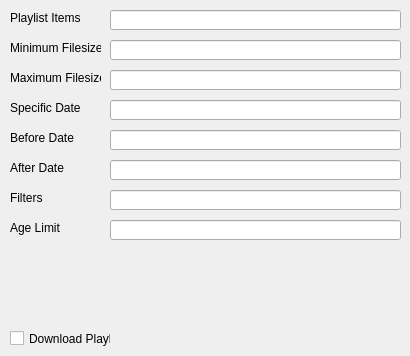
    <widget class="QWidget" name="video_tab">
     <attribute name="title">
      <string>Video</string>
     </attribute>
     <widget class="QLineEdit" name="playlist_items_input">
      <property name="geometry">
       <rect>
        <x>110</x>
        <y>10</y>
        <width>291</width>
        <height>20</height>
       </rect>
      </property>
     </widget>
     <widget class="QLineEdit" name="minimum_filesize_input">
      <property name="geometry">
       <rect>
        <x>110</x>
        <y>40</y>
        <width>291</width>
        <height>20</height>
       </rect>
      </property>
     </widget>
     <widget class="QLineEdit" name="maximum_filesize_input">
      <property name="geometry">
       <rect>
        <x>110</x>
        <y>70</y>
        <width>291</width>
        <height>20</height>
       </rect>
      </property>
     </widget>
     <widget class="QLineEdit" name="specific_date_input">
      <property name="geometry">
       <rect>
        <x>110</x>
        <y>100</y>
        <width>291</width>
        <height>20</height>
       </rect>
      </property>
     </widget>
     <widget class="QLineEdit" name="before_date_input">
      <property name="geometry">
       <rect>
        <x>110</x>
        <y>130</y>
        <width>291</width>
        <height>20</height>
       </rect>
      </property>
     </widget>
     <widget class="QLineEdit" name="after_date_input">
      <property name="geometry">
       <rect>
        <x>110</x>
        <y>160</y>
        <width>291</width>
        <height>20</height>
       </rect>
      </property>
     </widget>
     <widget class="QLabel" name="playlist_items_label">
      <property name="geometry">
       <rect>
        <x>10</x>
        <y>10</y>
        <width>71</width>
        <height>16</height>
       </rect>
      </property>
      <property name="toolTip">
       <string>&lt;html&gt;&lt;head/&gt;&lt;body&gt;&lt;p&gt;&lt;span style=&quot; font-family:'ui-monospace','SFMono-Regular','SF Mono','Menlo','Consolas','Liberation Mono','monospace'; color:#c9d1d9; background-color:transparent;&quot;&gt;Comma separated playlist_index of the videos to download. You can specify a range using &amp;quot;[START]:[STOP][:STEP]&amp;quot;. For backward compatibility, START-STOP is also supported. Use negative indices to count from the right and negative STEP to download in reverse order. Eg: &amp;quot;-I 1:3,7,-5::2&amp;quot; used on a playlist of size 15 will download the videos at index 1,2,3,7,11,13,15&lt;/span&gt;&lt;/p&gt;&lt;/body&gt;&lt;/html&gt;</string>
      </property>
      <property name="whatsThis">
       <string>&lt;html&gt;&lt;head/&gt;&lt;body&gt;&lt;p&gt;&lt;span style=&quot; font-family:'ui-monospace','SFMono-Regular','SF Mono','Menlo','Consolas','Liberation Mono','monospace'; color:#c9d1d9; background-color:transparent;&quot;&gt;Comma separated playlist_index of the videos to download. You can specify a range using &amp;quot;[START]:[STOP][:STEP]&amp;quot;. For backward compatibility, START-STOP is also supported. Use negative indices to count from the right and negative STEP to download in reverse order. Eg: &amp;quot;-I 1:3,7,-5::2&amp;quot; used on a playlist of size 15 will download the videos at index 1,2,3,7,11,13,15&lt;/span&gt;&lt;/p&gt;&lt;/body&gt;&lt;/html&gt;</string>
      </property>
      <property name="text">
       <string>Playlist Items</string>
      </property>
     </widget>
     <widget class="QLabel" name="minimum_filesize_label">
      <property name="geometry">
       <rect>
        <x>10</x>
        <y>40</y>
        <width>91</width>
        <height>16</height>
       </rect>
      </property>
      <property name="toolTip">
       <string>&lt;html&gt;&lt;head/&gt;&lt;body&gt;&lt;pre style=&quot; margin-top:0px; margin-bottom:0px; margin-left:0px; margin-right:0px; -qt-block-indent:0; text-indent:0px; line-height:145%;&quot;&gt;&lt;span style=&quot; font-family:'ui-monospace','SFMono-Regular','SF Mono','Menlo','Consolas','Liberation Mono','monospace'; color:#c9d1d9; background-color:transparent;&quot;&gt;Do not download any videos smaller than SIZE (e.g. 50k or 44.6m)&lt;/span&gt;&lt;/pre&gt;&lt;/body&gt;&lt;/html&gt;</string>
      </property>
      <property name="whatsThis">
       <string>&lt;html&gt;&lt;head/&gt;&lt;body&gt;&lt;p&gt;&lt;span style=&quot; font-family:'ui-monospace','SFMono-Regular','SF Mono','Menlo','Consolas','Liberation Mono','monospace'; color:#c9d1d9; background-color:transparent;&quot;&gt;Do not download any videos smaller than SIZE (e.g. 50k or 44.6m)&lt;/span&gt;&lt;/p&gt;&lt;/body&gt;&lt;/html&gt;</string>
      </property>
      <property name="text">
       <string>Minimum Filesize</string>
      </property>
     </widget>
     <widget class="QLabel" name="maximum_filesize_label">
      <property name="geometry">
       <rect>
        <x>10</x>
        <y>70</y>
        <width>91</width>
        <height>16</height>
       </rect>
      </property>
      <property name="toolTip">
       <string>&lt;html&gt;&lt;head/&gt;&lt;body&gt;&lt;pre style=&quot; margin-top:0px; margin-bottom:0px; margin-left:0px; margin-right:0px; -qt-block-indent:0; text-indent:0px; line-height:145%;&quot;&gt;&lt;span style=&quot; font-family:'ui-monospace','SFMono-Regular','SF Mono','Menlo','Consolas','Liberation Mono','monospace'; color:#c9d1d9; background-color:transparent;&quot;&gt;Do not download any videos larger than SIZE (e.g. 50k or 44.6m)&lt;/span&gt;&lt;/pre&gt;&lt;/body&gt;&lt;/html&gt;</string>
      </property>
      <property name="whatsThis">
       <string>&lt;html&gt;&lt;head/&gt;&lt;body&gt;&lt;pre style=&quot; margin-top:0px; margin-bottom:0px; margin-left:0px; margin-right:0px; -qt-block-indent:0; text-indent:0px; line-height:145%;&quot;&gt;&lt;span style=&quot; font-family:'ui-monospace','SFMono-Regular','SF Mono','Menlo','Consolas','Liberation Mono','monospace'; color:#c9d1d9; background-color:transparent;&quot;&gt;Do not download any videos larger than SIZE (e.g. 50k or 44.6m)&lt;/span&gt;&lt;/pre&gt;&lt;/body&gt;&lt;/html&gt;</string>
      </property>
      <property name="text">
       <string>Maximum Filesize</string>
      </property>
     </widget>
     <widget class="QLabel" name="specific_date_label">
      <property name="geometry">
       <rect>
        <x>10</x>
        <y>100</y>
        <width>71</width>
        <height>16</height>
       </rect>
      </property>
      <property name="toolTip">
       <string>&lt;html&gt;&lt;head/&gt;&lt;body&gt;&lt;p&gt;&lt;span style=&quot; font-family:'ui-monospace','SFMono-Regular','SF Mono','Menlo','Consolas','Liberation Mono','monospace'; color:#c9d1d9; background-color:transparent;&quot;&gt;Download only videos uploaded on this date. The date can be &amp;quot;YYYYMMDD&amp;quot; or in the format  [now|today|yesterday][-N[day|week|month|year]]. Eg: --date today-2weeks&lt;/span&gt;&lt;/p&gt;&lt;/body&gt;&lt;/html&gt;</string>
      </property>
      <property name="whatsThis">
       <string>&lt;html&gt;&lt;head/&gt;&lt;body&gt;&lt;p&gt;&lt;span style=&quot; font-family:'ui-monospace','SFMono-Regular','SF Mono','Menlo','Consolas','Liberation Mono','monospace'; color:#c9d1d9; background-color:transparent;&quot;&gt;Download only videos uploaded on this date. The date can be &amp;quot;YYYYMMDD&amp;quot; or in the format  [now|today|yesterday][-N[day|week|month|year]]. Eg: --date today-2weeks&lt;/span&gt;&lt;/p&gt;&lt;/body&gt;&lt;/html&gt;</string>
      </property>
      <property name="text">
       <string>Specific Date </string>
      </property>
     </widget>
     <widget class="QLabel" name="before_date_label">
      <property name="geometry">
       <rect>
        <x>10</x>
        <y>130</y>
        <width>71</width>
        <height>16</height>
       </rect>
      </property>
      <property name="toolTip">
       <string>&lt;html&gt;&lt;head/&gt;&lt;body&gt;&lt;p&gt;&lt;span style=&quot; font-family:'ui-monospace','SFMono-Regular','SF Mono','Menlo','Consolas','Liberation Mono','monospace'; color:#c9d1d9; background-color:transparent;&quot;&gt;Download only videos uploaded on or before this date. The date formats accepted is the same as &amp;quot;Specific Date&amp;quot;&lt;/span&gt;&lt;/p&gt;&lt;/body&gt;&lt;/html&gt;</string>
      </property>
      <property name="whatsThis">
       <string>&lt;html&gt;&lt;head/&gt;&lt;body&gt;&lt;p&gt;&lt;span style=&quot; font-family:'ui-monospace','SFMono-Regular','SF Mono','Menlo','Consolas','Liberation Mono','monospace'; color:#c9d1d9; background-color:transparent;&quot;&gt;Download only videos uploaded on or before this date. The date formats accepted is the same as &amp;quot;Specific Date&amp;quot;&lt;/span&gt;&lt;/p&gt;&lt;/body&gt;&lt;/html&gt;</string>
      </property>
      <property name="text">
       <string>Before Date</string>
      </property>
     </widget>
     <widget class="QLabel" name="after_date_label">
      <property name="geometry">
       <rect>
        <x>10</x>
        <y>160</y>
        <width>71</width>
        <height>16</height>
       </rect>
      </property>
      <property name="toolTip">
       <string>&lt;html&gt;&lt;head/&gt;&lt;body&gt;&lt;p&gt;&lt;span style=&quot; font-family:'ui-monospace','SFMono-Regular','SF Mono','Menlo','Consolas','Liberation Mono','monospace'; color:#c9d1d9; background-color:transparent;&quot;&gt;Download only videos uploaded on or after this date. The date formats accepted is the same as &amp;quot;Specific Date&amp;quot;&lt;/span&gt;&lt;/p&gt;&lt;/body&gt;&lt;/html&gt;</string>
      </property>
      <property name="whatsThis">
       <string>&lt;html&gt;&lt;head/&gt;&lt;body&gt;&lt;p&gt;&lt;span style=&quot; font-family:'ui-monospace','SFMono-Regular','SF Mono','Menlo','Consolas','Liberation Mono','monospace'; color:#c9d1d9; background-color:transparent;&quot;&gt;Download only videos uploaded on or after this date. The date formats accepted is the same as &amp;quot;Specific Date&amp;quot;&lt;/span&gt;&lt;/p&gt;&lt;/body&gt;&lt;/html&gt;</string>
      </property>
      <property name="text">
       <string>After Date</string>
      </property>
     </widget>
     <widget class="QLabel" name="filters_label">
      <property name="geometry">
       <rect>
        <x>10</x>
        <y>190</y>
        <width>71</width>
        <height>16</height>
       </rect>
      </property>
      <property name="toolTip">
       <string>&lt;html&gt;&lt;head/&gt;&lt;body&gt;&lt;pre style=&quot; margin-top:0px; margin-bottom:0px; margin-left:0px; margin-right:0px; -qt-block-indent:0; text-indent:0px; line-height:145%;&quot;&gt;&lt;span style=&quot; font-family:'ui-monospace','SFMono-Regular','SF Mono','Menlo','Consolas','Liberation Mono','monospace'; color:#c9d1d9; background-color:transparent;&quot;&gt;Generic video filter. Any &amp;quot;OUTPUT TEMPLATE&amp;quot;&lt;/span&gt;&lt;/pre&gt;&lt;pre style=&quot; margin-top:0px; margin-bottom:0px; margin-left:0px; margin-right:0px; -qt-block-indent:0; text-indent:0px; line-height:145%;&quot;&gt;&lt;span style=&quot; font-family:'ui-monospace','SFMono-Regular','SF Mono','Menlo','Consolas','Liberation Mono','monospace'; color:#c9d1d9; background-color:transparent;&quot;&gt;                                field can be compared with a number or a&lt;/span&gt;&lt;/pre&gt;&lt;pre style=&quot; margin-top:0px; margin-bottom:0px; margin-left:0px; margin-right:0px; -qt-block-indent:0; text-indent:0px; line-height:145%;&quot;&gt;&lt;span style=&quot; font-family:'ui-monospace','SFMono-Regular','SF Mono','Menlo','Consolas','Liberation Mono','monospace'; color:#c9d1d9; background-color:transparent;&quot;&gt;                                string using the operators defined in&lt;/span&gt;&lt;/pre&gt;&lt;pre style=&quot; margin-top:0px; margin-bottom:0px; margin-left:0px; margin-right:0px; -qt-block-indent:0; text-indent:0px; line-height:145%;&quot;&gt;&lt;span style=&quot; font-family:'ui-monospace','SFMono-Regular','SF Mono','Menlo','Consolas','Liberation Mono','monospace'; color:#c9d1d9; background-color:transparent;&quot;&gt;                                &amp;quot;Filtering formats&amp;quot;. You can also simply&lt;/span&gt;&lt;/pre&gt;&lt;pre style=&quot; margin-top:0px; margin-bottom:0px; margin-left:0px; margin-right:0px; -qt-block-indent:0; text-indent:0px; line-height:145%;&quot;&gt;&lt;span style=&quot; font-family:'ui-monospace','SFMono-Regular','SF Mono','Menlo','Consolas','Liberation Mono','monospace'; color:#c9d1d9; background-color:transparent;&quot;&gt;                                specify a field to match if the field is&lt;/span&gt;&lt;/pre&gt;&lt;pre style=&quot; margin-top:0px; margin-bottom:0px; margin-left:0px; margin-right:0px; -qt-block-indent:0; text-indent:0px; line-height:145%;&quot;&gt;&lt;span style=&quot; font-family:'ui-monospace','SFMono-Regular','SF Mono','Menlo','Consolas','Liberation Mono','monospace'; color:#c9d1d9; background-color:transparent;&quot;&gt;                                present, use &amp;quot;!field&amp;quot; to check if the field&lt;/span&gt;&lt;/pre&gt;&lt;pre style=&quot; margin-top:0px; margin-bottom:0px; margin-left:0px; margin-right:0px; -qt-block-indent:0; text-indent:0px; line-height:145%;&quot;&gt;&lt;span style=&quot; font-family:'ui-monospace','SFMono-Regular','SF Mono','Menlo','Consolas','Liberation Mono','monospace'; color:#c9d1d9; background-color:transparent;&quot;&gt;                                is not present, and &amp;quot;&amp;amp;&amp;quot; to check multiple&lt;/span&gt;&lt;/pre&gt;&lt;pre style=&quot; margin-top:0px; margin-bottom:0px; margin-left:0px; margin-right:0px; -qt-block-indent:0; text-indent:0px; line-height:145%;&quot;&gt;&lt;span style=&quot; font-family:'ui-monospace','SFMono-Regular','SF Mono','Menlo','Consolas','Liberation Mono','monospace'; color:#c9d1d9; background-color:transparent;&quot;&gt;                                conditions. Use a &amp;quot;\&amp;quot; to escape &amp;quot;&amp;amp;&amp;quot; or&lt;/span&gt;&lt;/pre&gt;&lt;pre style=&quot; margin-top:0px; margin-bottom:0px; margin-left:0px; margin-right:0px; -qt-block-indent:0; text-indent:0px; line-height:145%;&quot;&gt;&lt;span style=&quot; font-family:'ui-monospace','SFMono-Regular','SF Mono','Menlo','Consolas','Liberation Mono','monospace'; color:#c9d1d9; background-color:transparent;&quot;&gt;                                quotes if needed. If used multiple times,&lt;/span&gt;&lt;/pre&gt;&lt;pre style=&quot; margin-top:0px; margin-bottom:0px; margin-left:0px; margin-right:0px; -qt-block-indent:0; text-indent:0px; line-height:145%;&quot;&gt;&lt;span style=&quot; font-family:'ui-monospace','SFMono-Regular','SF Mono','Menlo','Consolas','Liberation Mono','monospace'; color:#c9d1d9; background-color:transparent;&quot;&gt;                                the filter matches if atleast one of the&lt;/span&gt;&lt;/pre&gt;&lt;pre style=&quot; margin-top:0px; margin-bottom:0px; margin-left:0px; margin-right:0px; -qt-block-indent:0; text-indent:0px; line-height:145%;&quot;&gt;&lt;span style=&quot; font-family:'ui-monospace','SFMono-Regular','SF Mono','Menlo','Consolas','Liberation Mono','monospace'; color:#c9d1d9; background-color:transparent;&quot;&gt;                                conditions are met. Eg: --match-filter&lt;/span&gt;&lt;/pre&gt;&lt;pre style=&quot; margin-top:0px; margin-bottom:0px; margin-left:0px; margin-right:0px; -qt-block-indent:0; text-indent:0px; line-height:145%;&quot;&gt;&lt;span style=&quot; font-family:'ui-monospace','SFMono-Regular','SF Mono','Menlo','Consolas','Liberation Mono','monospace'; color:#c9d1d9; background-color:transparent;&quot;&gt;                                !is_live --match-filter &amp;quot;like_count&amp;gt;?100 &amp;amp;&lt;/span&gt;&lt;/pre&gt;&lt;pre style=&quot; margin-top:0px; margin-bottom:0px; margin-left:0px; margin-right:0px; -qt-block-indent:0; text-indent:0px; line-height:145%;&quot;&gt;&lt;span style=&quot; font-family:'ui-monospace','SFMono-Regular','SF Mono','Menlo','Consolas','Liberation Mono','monospace'; color:#c9d1d9; background-color:transparent;&quot;&gt;                                description~='(?i)\bcats \&amp;amp; dogs\b'&amp;quot; matches&lt;/span&gt;&lt;/pre&gt;&lt;pre style=&quot; margin-top:0px; margin-bottom:0px; margin-left:0px; margin-right:0px; -qt-block-indent:0; text-indent:0px; line-height:145%;&quot;&gt;&lt;span style=&quot; font-family:'ui-monospace','SFMono-Regular','SF Mono','Menlo','Consolas','Liberation Mono','monospace'; color:#c9d1d9; background-color:transparent;&quot;&gt;                                only videos that are not live OR those that&lt;/span&gt;&lt;/pre&gt;&lt;pre style=&quot; margin-top:0px; margin-bottom:0px; margin-left:0px; margin-right:0px; -qt-block-indent:0; text-indent:0px; line-height:145%;&quot;&gt;&lt;span style=&quot; font-family:'ui-monospace','SFMono-Regular','SF Mono','Menlo','Consolas','Liberation Mono','monospace'; color:#c9d1d9; background-color:transparent;&quot;&gt;                                have a like count more than 100 (or the like&lt;/span&gt;&lt;/pre&gt;&lt;pre style=&quot; margin-top:0px; margin-bottom:0px; margin-left:0px; margin-right:0px; -qt-block-indent:0; text-indent:0px; line-height:145%;&quot;&gt;&lt;span style=&quot; font-family:'ui-monospace','SFMono-Regular','SF Mono','Menlo','Consolas','Liberation Mono','monospace'; color:#c9d1d9; background-color:transparent;&quot;&gt;                                field is not available) and also has a&lt;/span&gt;&lt;/pre&gt;&lt;pre style=&quot; margin-top:0px; margin-bottom:0px; margin-left:0px; margin-right:0px; -qt-block-indent:0; text-indent:0px; line-height:145%;&quot;&gt;&lt;span style=&quot; font-family:'ui-monospace','SFMono-Regular','SF Mono','Menlo','Consolas','Liberation Mono','monospace'; color:#c9d1d9; background-color:transparent;&quot;&gt;                                description that contains the phrase &amp;quot;cats &amp;amp;&lt;/span&gt;&lt;/pre&gt;&lt;pre style=&quot; margin-top:0px; margin-bottom:0px; margin-left:0px; margin-right:0px; -qt-block-indent:0; text-indent:0px; line-height:145%;&quot;&gt;&lt;span style=&quot; font-family:'ui-monospace','SFMono-Regular','SF Mono','Menlo','Consolas','Liberation Mono','monospace'; color:#c9d1d9; background-color:transparent;&quot;&gt;                                dogs&amp;quot; (caseless). Use &amp;quot;--match-filter -&amp;quot; to&lt;/span&gt;&lt;/pre&gt;&lt;pre style=&quot; margin-top:0px; margin-bottom:0px; margin-left:0px; margin-right:0px; -qt-block-indent:0; text-indent:0px; line-height:145%;&quot;&gt;&lt;span style=&quot; font-family:'ui-monospace','SFMono-Regular','SF Mono','Menlo','Consolas','Liberation Mono','monospace'; color:#c9d1d9; background-color:transparent;&quot;&gt;                                interactively ask whether to download each&lt;/span&gt;&lt;/pre&gt;&lt;pre style=&quot; margin-top:0px; margin-bottom:16px; margin-left:0px; margin-right:0px; -qt-block-indent:0; text-indent:0px; line-height:145%;&quot;&gt;&lt;span style=&quot; font-family:'ui-monospace','SFMono-Regular','SF Mono','Menlo','Consolas','Liberation Mono','monospace'; color:#c9d1d9; background-color:transparent;&quot;&gt;                                video&lt;/span&gt;&lt;/pre&gt;&lt;/body&gt;&lt;/html&gt;</string>
      </property>
      <property name="whatsThis">
       <string>&lt;html&gt;&lt;head/&gt;&lt;body&gt;&lt;p&gt;&lt;span style=&quot; font-family:'ui-monospace','SFMono-Regular','SF Mono','Menlo','Consolas','Liberation Mono','monospace'; color:#c9d1d9; background-color:transparent;&quot;&gt;Generic video filter. Any &amp;quot;OUTPUT TEMPLATE&amp;quot;&lt;/span&gt;&lt;/p&gt;&lt;pre style=&quot; margin-top:0px; margin-bottom:0px; margin-left:0px; margin-right:0px; -qt-block-indent:0; text-indent:0px; line-height:145%;&quot;&gt;&lt;span style=&quot; font-family:'ui-monospace','SFMono-Regular','SF Mono','Menlo','Consolas','Liberation Mono','monospace'; color:#c9d1d9; background-color:transparent;&quot;&gt;                                field can be compared with a number or a&lt;/span&gt;&lt;/pre&gt;&lt;pre style=&quot; margin-top:0px; margin-bottom:0px; margin-left:0px; margin-right:0px; -qt-block-indent:0; text-indent:0px; line-height:145%;&quot;&gt;&lt;span style=&quot; font-family:'ui-monospace','SFMono-Regular','SF Mono','Menlo','Consolas','Liberation Mono','monospace'; color:#c9d1d9; background-color:transparent;&quot;&gt;                                string using the operators defined in&lt;/span&gt;&lt;/pre&gt;&lt;pre style=&quot; margin-top:0px; margin-bottom:0px; margin-left:0px; margin-right:0px; -qt-block-indent:0; text-indent:0px; line-height:145%;&quot;&gt;&lt;span style=&quot; font-family:'ui-monospace','SFMono-Regular','SF Mono','Menlo','Consolas','Liberation Mono','monospace'; color:#c9d1d9; background-color:transparent;&quot;&gt;                                &amp;quot;Filtering formats&amp;quot;. You can also simply&lt;/span&gt;&lt;/pre&gt;&lt;pre style=&quot; margin-top:0px; margin-bottom:0px; margin-left:0px; margin-right:0px; -qt-block-indent:0; text-indent:0px; line-height:145%;&quot;&gt;&lt;span style=&quot; font-family:'ui-monospace','SFMono-Regular','SF Mono','Menlo','Consolas','Liberation Mono','monospace'; color:#c9d1d9; background-color:transparent;&quot;&gt;                                specify a field to match if the field is&lt;/span&gt;&lt;/pre&gt;&lt;pre style=&quot; margin-top:0px; margin-bottom:0px; margin-left:0px; margin-right:0px; -qt-block-indent:0; text-indent:0px; line-height:145%;&quot;&gt;&lt;span style=&quot; font-family:'ui-monospace','SFMono-Regular','SF Mono','Menlo','Consolas','Liberation Mono','monospace'; color:#c9d1d9; background-color:transparent;&quot;&gt;                                present, use &amp;quot;!field&amp;quot; to check if the field&lt;/span&gt;&lt;/pre&gt;&lt;pre style=&quot; margin-top:0px; margin-bottom:0px; margin-left:0px; margin-right:0px; -qt-block-indent:0; text-indent:0px; line-height:145%;&quot;&gt;&lt;span style=&quot; font-family:'ui-monospace','SFMono-Regular','SF Mono','Menlo','Consolas','Liberation Mono','monospace'; color:#c9d1d9; background-color:transparent;&quot;&gt;                                is not present, and &amp;quot;&amp;amp;&amp;quot; to check multiple&lt;/span&gt;&lt;/pre&gt;&lt;pre style=&quot; margin-top:0px; margin-bottom:0px; margin-left:0px; margin-right:0px; -qt-block-indent:0; text-indent:0px; line-height:145%;&quot;&gt;&lt;span style=&quot; font-family:'ui-monospace','SFMono-Regular','SF Mono','Menlo','Consolas','Liberation Mono','monospace'; color:#c9d1d9; background-color:transparent;&quot;&gt;                                conditions. Use a &amp;quot;\&amp;quot; to escape &amp;quot;&amp;amp;&amp;quot; or&lt;/span&gt;&lt;/pre&gt;&lt;pre style=&quot; margin-top:0px; margin-bottom:0px; margin-left:0px; margin-right:0px; -qt-block-indent:0; text-indent:0px; line-height:145%;&quot;&gt;&lt;span style=&quot; font-family:'ui-monospace','SFMono-Regular','SF Mono','Menlo','Consolas','Liberation Mono','monospace'; color:#c9d1d9; background-color:transparent;&quot;&gt;                                quotes if needed. If used multiple times,&lt;/span&gt;&lt;/pre&gt;&lt;pre style=&quot; margin-top:0px; margin-bottom:0px; margin-left:0px; margin-right:0px; -qt-block-indent:0; text-indent:0px; line-height:145%;&quot;&gt;&lt;span style=&quot; font-family:'ui-monospace','SFMono-Regular','SF Mono','Menlo','Consolas','Liberation Mono','monospace'; color:#c9d1d9; background-color:transparent;&quot;&gt;                                the filter matches if atleast one of the&lt;/span&gt;&lt;/pre&gt;&lt;pre style=&quot; margin-top:0px; margin-bottom:0px; margin-left:0px; margin-right:0px; -qt-block-indent:0; text-indent:0px; line-height:145%;&quot;&gt;&lt;span style=&quot; font-family:'ui-monospace','SFMono-Regular','SF Mono','Menlo','Consolas','Liberation Mono','monospace'; color:#c9d1d9; background-color:transparent;&quot;&gt;                                conditions are met. Eg: --match-filter&lt;/span&gt;&lt;/pre&gt;&lt;pre style=&quot; margin-top:0px; margin-bottom:0px; margin-left:0px; margin-right:0px; -qt-block-indent:0; text-indent:0px; line-height:145%;&quot;&gt;&lt;span style=&quot; font-family:'ui-monospace','SFMono-Regular','SF Mono','Menlo','Consolas','Liberation Mono','monospace'; color:#c9d1d9; background-color:transparent;&quot;&gt;                                !is_live --match-filter &amp;quot;like_count&amp;gt;?100 &amp;amp;&lt;/span&gt;&lt;/pre&gt;&lt;pre style=&quot; margin-top:0px; margin-bottom:0px; margin-left:0px; margin-right:0px; -qt-block-indent:0; text-indent:0px; line-height:145%;&quot;&gt;&lt;span style=&quot; font-family:'ui-monospace','SFMono-Regular','SF Mono','Menlo','Consolas','Liberation Mono','monospace'; color:#c9d1d9; background-color:transparent;&quot;&gt;                                description~='(?i)\bcats \&amp;amp; dogs\b'&amp;quot; matches&lt;/span&gt;&lt;/pre&gt;&lt;pre style=&quot; margin-top:0px; margin-bottom:0px; margin-left:0px; margin-right:0px; -qt-block-indent:0; text-indent:0px; line-height:145%;&quot;&gt;&lt;span style=&quot; font-family:'ui-monospace','SFMono-Regular','SF Mono','Menlo','Consolas','Liberation Mono','monospace'; color:#c9d1d9; background-color:transparent;&quot;&gt;                                only videos that are not live OR those that&lt;/span&gt;&lt;/pre&gt;&lt;pre style=&quot; margin-top:0px; margin-bottom:0px; margin-left:0px; margin-right:0px; -qt-block-indent:0; text-indent:0px; line-height:145%;&quot;&gt;&lt;span style=&quot; font-family:'ui-monospace','SFMono-Regular','SF Mono','Menlo','Consolas','Liberation Mono','monospace'; color:#c9d1d9; background-color:transparent;&quot;&gt;                                have a like count more than 100 (or the like&lt;/span&gt;&lt;/pre&gt;&lt;pre style=&quot; margin-top:0px; margin-bottom:0px; margin-left:0px; margin-right:0px; -qt-block-indent:0; text-indent:0px; line-height:145%;&quot;&gt;&lt;span style=&quot; font-family:'ui-monospace','SFMono-Regular','SF Mono','Menlo','Consolas','Liberation Mono','monospace'; color:#c9d1d9; background-color:transparent;&quot;&gt;                                field is not available) and also has a&lt;/span&gt;&lt;/pre&gt;&lt;pre style=&quot; margin-top:0px; margin-bottom:0px; margin-left:0px; margin-right:0px; -qt-block-indent:0; text-indent:0px; line-height:145%;&quot;&gt;&lt;span style=&quot; font-family:'ui-monospace','SFMono-Regular','SF Mono','Menlo','Consolas','Liberation Mono','monospace'; color:#c9d1d9; background-color:transparent;&quot;&gt;                                description that contains the phrase &amp;quot;cats &amp;amp;&lt;/span&gt;&lt;/pre&gt;&lt;pre style=&quot; margin-top:0px; margin-bottom:0px; margin-left:0px; margin-right:0px; -qt-block-indent:0; text-indent:0px; line-height:145%;&quot;&gt;&lt;span style=&quot; font-family:'ui-monospace','SFMono-Regular','SF Mono','Menlo','Consolas','Liberation Mono','monospace'; color:#c9d1d9; background-color:transparent;&quot;&gt;                                dogs&amp;quot; (caseless). Use &amp;quot;--match-filter -&amp;quot; to&lt;/span&gt;&lt;/pre&gt;&lt;pre style=&quot; margin-top:0px; margin-bottom:0px; margin-left:0px; margin-right:0px; -qt-block-indent:0; text-indent:0px; line-height:145%;&quot;&gt;&lt;span style=&quot; font-family:'ui-monospace','SFMono-Regular','SF Mono','Menlo','Consolas','Liberation Mono','monospace'; color:#c9d1d9; background-color:transparent;&quot;&gt;                                interactively ask whether to download each&lt;/span&gt;&lt;/pre&gt;&lt;pre style=&quot; margin-top:0px; margin-bottom:16px; margin-left:0px; margin-right:0px; -qt-block-indent:0; text-indent:0px; line-height:145%;&quot;&gt;&lt;span style=&quot; font-family:'ui-monospace','SFMono-Regular','SF Mono','Menlo','Consolas','Liberation Mono','monospace'; color:#c9d1d9; background-color:transparent;&quot;&gt;                                video&lt;/span&gt;&lt;/pre&gt;&lt;/body&gt;&lt;/html&gt;</string>
      </property>
      <property name="text">
       <string>Filters</string>
      </property>
     </widget>
     <widget class="QLineEdit" name="filters_input">
      <property name="geometry">
       <rect>
        <x>110</x>
        <y>190</y>
        <width>291</width>
        <height>20</height>
       </rect>
      </property>
     </widget>
     <widget class="QCheckBox" name="download_playlist_checkBox">
      <property name="geometry">
       <rect>
        <x>10</x>
        <y>330</y>
        <width>101</width>
        <height>17</height>
       </rect>
      </property>
      <property name="toolTip">
       <string>&lt;html&gt;&lt;head/&gt;&lt;body&gt;&lt;pre style=&quot; margin-top:0px; margin-bottom:0px; margin-left:0px; margin-right:0px; -qt-block-indent:0; text-indent:0px; line-height:145%;&quot;&gt;&lt;span style=&quot; font-family:'ui-monospace','SFMono-Regular','SF Mono','Menlo','Consolas','Liberation Mono','monospace'; color:#c9d1d9; background-color:transparent;&quot;&gt;Download the playlist, if the URL refers to a video and a playlist&lt;/span&gt;&lt;/pre&gt;&lt;/body&gt;&lt;/html&gt;</string>
      </property>
      <property name="whatsThis">
       <string>&lt;html&gt;&lt;head/&gt;&lt;body&gt;&lt;pre style=&quot; margin-top:0px; margin-bottom:0px; margin-left:0px; margin-right:0px; -qt-block-indent:0; text-indent:0px; line-height:145%;&quot;&gt;&lt;span style=&quot; font-family:'ui-monospace','SFMono-Regular','SF Mono','Menlo','Consolas','Liberation Mono','monospace'; color:#c9d1d9; background-color:transparent;&quot;&gt;Download the playlist, if the URL refers to a video and a playlist&lt;/span&gt;&lt;/pre&gt;&lt;/body&gt;&lt;/html&gt;</string>
      </property>
      <property name="text">
       <string>Download Playlist</string>
      </property>
     </widget>
     <widget class="QLineEdit" name="age_limit_input">
      <property name="geometry">
       <rect>
        <x>110</x>
        <y>220</y>
        <width>291</width>
        <height>20</height>
       </rect>
      </property>
     </widget>
     <widget class="QLabel" name="age_limit_label">
      <property name="geometry">
       <rect>
        <x>10</x>
        <y>220</y>
        <width>71</width>
        <height>16</height>
       </rect>
      </property>
      <property name="toolTip">
       <string>&lt;html&gt;&lt;head/&gt;&lt;body&gt;&lt;pre style=&quot; margin-top:0px; margin-bottom:0px; margin-left:0px; margin-right:0px; -qt-block-indent:0; text-indent:0px; line-height:145%;&quot;&gt;&lt;span style=&quot; font-family:'ui-monospace','SFMono-Regular','SF Mono','Menlo','Consolas','Liberation Mono','monospace'; color:#c9d1d9; background-color:transparent;&quot;&gt;Download only videos suitable for the given age&lt;/span&gt;&lt;/pre&gt;&lt;/body&gt;&lt;/html&gt;</string>
      </property>
      <property name="whatsThis">
       <string>&lt;html&gt;&lt;head/&gt;&lt;body&gt;&lt;p&gt;&lt;span style=&quot; font-family:'ui-monospace','SFMono-Regular','SF Mono','Menlo','Consolas','Liberation Mono','monospace'; color:#c9d1d9; background-color:transparent;&quot;&gt;Download only videos suitable for the given age&lt;/span&gt;&lt;/p&gt;&lt;/body&gt;&lt;/html&gt;</string>
      </property>
      <property name="text">
       <string>Age Limit</string>
      </property>
     </widget>
    </widget>
